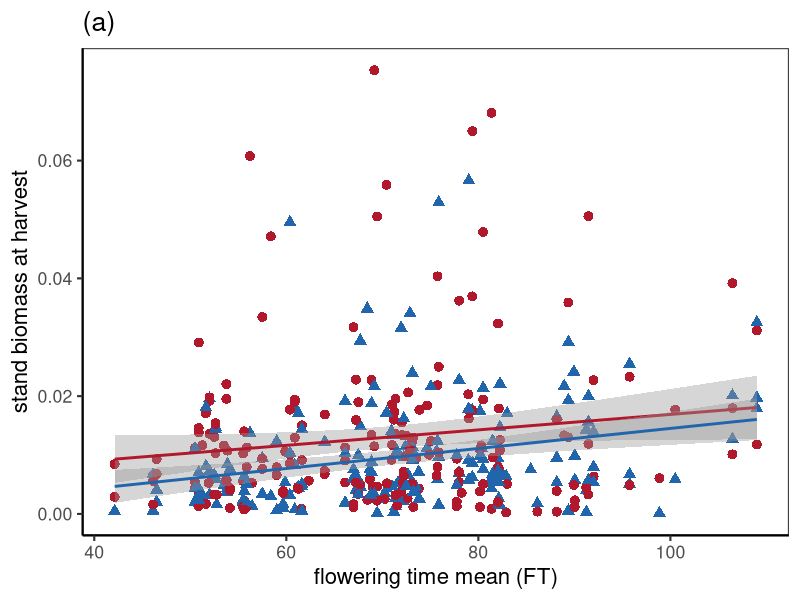
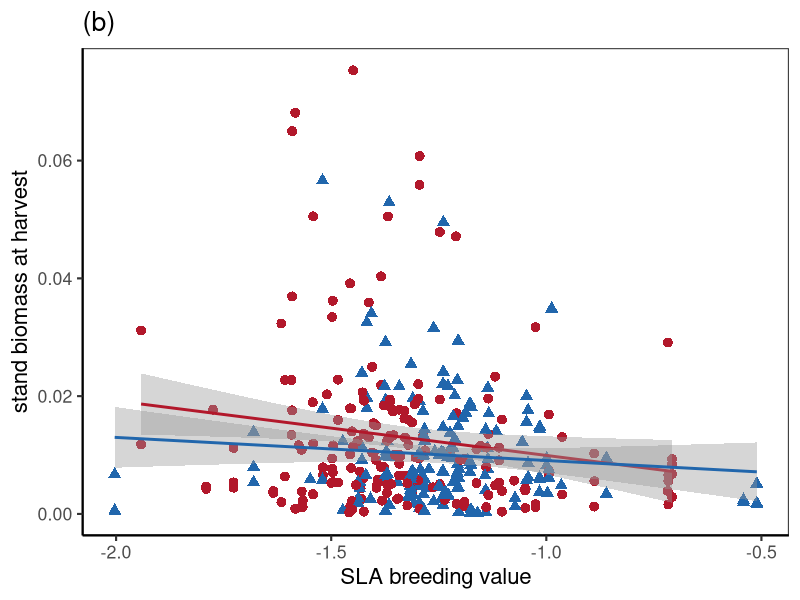

Reproduce these figures in R, in order. (Note: this script raises an error after producing the figures.)
#AtCG biomass (and canopy figures)
#10/24/2018

library(ggplot2)
library(plyr)

#data
# fieldData <- read.csv("FieldDataWithDiversityInfo.csv")
# lineData <- read.csv("chosenLines.csv")
modeldata <- read.delim("modeldata_20190828.txt", na.strings=c(""," ","NA")) #see construction in REML_biomass.R. Made from:
modeldata_m<-modeldata[!is.na(modeldata$FH_Wt),]
summary(modeldata_m)
modeldata_m$perPlantFH_Wt <- modeldata_m$FH_Wt/modeldata_m$MaxPlantNum


names(modeldata_m)[5] <- "Treatment"
modeldata_m$Treatment <- revalue(modeldata_m$Treatment, c("C"="High Resource", "S"="Low Resource"))

#colors
library(RColorBrewer)
jesse <- brewer.pal(9, 'RdBu')[c(1,9)] #this will give low then high colors
# # The palette with grey:
# cbPalette <- c("#999999", "#E69F00", "#56B4E9", "#009E73", "#F0E442", "#0072B2", "#D55E00", "#CC79A7")
# # The palette with black:
# cbbPalette <- c("#000000", "#E69F00", "#56B4E9", "#009E73", "#F0E442", "#0072B2", "#D55E00", "#CC79A7")

# # tmod <- lm(perPlantFH_Wt  ~ trt + trt:divLevel, data = modeldata_m[modeldata_m$MaxPlantNum > 10,] )
# tmp <- c() #divLevel
# tmp3 <- c()#mean_SLAbv
# tmp4 <- c()#FT1001_mean
# 


#####biomass - scatterplots####
# pbiomass_div <- ggplot(modeldata_m,aes(divLevel,perPlantFH_Wt, color=trt))+ #geom_point() + #facet_grid(. ~ Trt)
#   geom_smooth(method=glm, se=TRUE)+ #ylim(0,1)+
#   geom_jitter(aes(shape=trt, color=trt), size=3) +
#   #   coord_cartesian(ylim = c(0, 1.02)) +
#   xlab("plot diversity level")+ylab("per plant biomass at harvest")+ 
#   #   annotate(geom="text", x=-4, y=3.5, label="(a)",fontface="bold", size=5)+
#   theme_bw() +
#   theme(legend.position=c(.9,.9))
#   # ggtitle("(f)")+theme(plot.title = element_text(lineheight=2, face="bold",hjust = 0))
# pbiomass_div

# pPerPlantMass_div <- ggplot(modeldata_m,aes(divLevel,perPlantFH_Wt, color=trt))+geom_point(aes(shape=trt, color=trt), size=3) + #facet_grid(. ~ Trt)
#   geom_smooth(method=glm, se=TRUE)+ #ylim(0,1)+
#   #   coord_cartesian(ylim = c(0, 1.02)) +
#   xlab("plot diversity")+ylab("per plant biomass at harvest")+ 
#   #   annotate(geom="text", x=-4, y=3.5, label="(a)",fontface="bold", size=5)+
#   theme_bw() +
#   theme(legend.position=c(.9,.9))
# # ggtitle("(f)")+theme(plot.title = element_text(lineheight=2, face="bold",hjust = 0))
# pPerPlantMass_div

# pbiomass_kin <- ggplot(biomass,aes(meanKin,FH_Wt, color=trt))+geom_point(aes(shape=trt, color=trt), size=3) + #facet_grid(. ~ Trt)
#   geom_smooth(method=glm, se=TRUE)+ #ylim(0,1)+
#   #   coord_cartesian(ylim = c(0, 1.02)) +
#   xlab("plot mean kinship")+ylab("plot biomass at harvest")+ 
#   #   annotate(geom="text", x=-4, y=3.5, label="(a)",fontface="bold", size=5)+
#   theme_bw() +
#   theme(legend.position="none")
# # ggtitle("(f)")+theme(plot.title = element_text(lineheight=2, face="bold",hjust = 0))
# pbiomass_kin
# 
pbiomass_ft <- ggplot(modeldata_m[modeldata_m$MaxPlantNum > 10,],aes(FT1001_mean,perPlantFH_Wt, color=Treatment))+ 
  geom_point(aes(shape=Treatment, color=Treatment), size=3) + #facet_grid(. ~ Trt)
  geom_smooth(method=glm, se=TRUE)+ #ylim(0,1)+
  scale_colour_manual(values=jesse)+
  # geom_jitter(aes(shape=trt, color=trt), size=3) +
  #   coord_cartesian(ylim = c(0, 1.02)) +
  labs(title = "(a)", x = "flowering time mean (FT)", y = "stand biomass at harvest")+
  #   annotate(geom="text", x=-4, y=3.5, label="(a)",fontface="bold", size=5)+
  theme_bw(base_size = 16) +
  theme(legend.position="none") +  #c(.85,.85)
  theme(panel.grid.major = element_blank(),
        panel.grid.minor = element_blank(), axis.line = element_line(colour = "black"), 
        strip.background = element_blank())
pbiomass_ft

pbiomass_SLA <- ggplot(modeldata_m[modeldata_m$MaxPlantNum > 10,],aes(mean_SLAbv,perPlantFH_Wt, color=Treatment))+ 
  geom_point(aes(shape=Treatment, color=Treatment), size=3) + #facet_grid(. ~ Trt)
  geom_smooth(method=glm, se=TRUE)+ #ylim(0,1)+
  scale_colour_manual(values=jesse)+
  # geom_jitter(aes(shape=trt, color=trt), size=3) +
  #   coord_cartesian(ylim = c(0, 1.02)) +
  labs(title ="(b)" , x="SLA breeding value", y = "stand biomass at harvest")+
  #   annotate(geom="text", x=-4, y=3.5, label="(a)",fontface="bold", size=5)+
  theme_bw(base_size = 16) +
  theme(legend.position="none") +   #c(.85,.85)
  theme(panel.grid.major = element_blank(),
        panel.grid.minor = element_blank(), axis.line = element_line(colour = "black"), 
        strip.background = element_blank())
pbiomass_SLA


####canopy####
pcanopy_div <- ggplot(modeldata_c,aes(divLevel,CanopyArea, color=trt))+geom_point(aes(shape=trt, color=trt), size=3) + #facet_grid(. ~ Trt)
  geom_smooth(method=glm, se=TRUE)+ #ylim(0,1)+
  #   coord_cartesian(ylim = c(0, 1.02)) +
  xlab("plot diversity")+ylab("plot canopy area")+ 
  #   annotate(geom="text", x=-4, y=3.5, label="(a)",fontface="bold", size=5)+
  theme_bw() +
  theme(legend.position="none")
# ggtitle("(f)")+theme(plot.title = element_text(lineheight=2, face="bold",hjust = 0))
pcanopy_div

pPerPlantcanopy_div <- ggplot(modeldata_c,aes(divLevel,perPlantCanopy, color=trt))+geom_point(aes(shape=trt, color=trt), size=3) + #facet_grid(. ~ Trt)
  geom_smooth(method=glm, se=TRUE)+ #ylim(0,1)+
  #   coord_cartesian(ylim = c(0, 1.02)) +
  xlab("plot diversity")+ylab("per plant canopy area")+ 
  #   annotate(geom="text", x=-4, y=3.5, label="(a)",fontface="bold", size=5)+
  theme_bw() +
  theme(legend.position="none")
# ggtitle("(f)")+theme(plot.title = element_text(lineheight=2, face="bold",hjust = 0))
pPerPlantcanopy_div

# pcanopy_kin <- ggplot(canopy,aes(meanKin,CanopyArea, color=trt))+geom_point(aes(shape=trt, color=trt), size=3) + #facet_grid(. ~ Trt)
#   geom_smooth(method=glm, se=TRUE)+ #ylim(0,1)+
#   #   coord_cartesian(ylim = c(0, 1.02)) +
#   xlab("plot mean kinship")+ylab("plot canopy area")+ 
#   #   annotate(geom="text", x=-4, y=3.5, label="(a)",fontface="bold", size=5)+
#   theme_bw() +
# theme(legend.position="none")
# # ggtitle("(f)")+theme(plot.title = element_text(lineheight=2, face="bold",hjust = 0))
# pcanopy_kin
# 
# pcanopy_ft <- ggplot(canopy,aes(FT1001_mean,CanopyArea, color=trt))+geom_point(aes(shape=trt, color=trt), size=3) + #facet_grid(. ~ Trt)
#   geom_smooth(method=glm, se=TRUE)+ #ylim(0,1)+
#   #   coord_cartesian(ylim = c(0, 1.02)) +
#   xlab("FT1001_mean")+ylab("plot canopy area")+ 
#   #   annotate(geom="text", x=-4, y=3.5, label="(a)",fontface="bold", size=5)+
#   theme_bw() +
#   theme(legend.position=c(.9,.9))
# pcanopy_ft

####avg by div level####
# #for plots of div level means
# biomass_mean <- ddply(biomass, .(divLevel, trt), summarize, 
#                divBiomass=mean(FH_Wt,na.rm = TRUE))
# 
# pbiomass.2 <- ggplot(biomass_mean,aes(divLevel,divBiomass,color=trt))+geom_point(aes(shape=trt, color=trt), size=3) + #facet_grid(. ~ Trt)
#   geom_smooth(method=glm, se=TRUE)+ #ylim(0,1)+
#   #   coord_cartesian(ylim = c(0, 1.02)) +
#   xlab("plot diversity")+ylab("biomass")+ 
#   #   annotate(geom="text", x=-4, y=3.5, label="(a)",fontface="bold", size=5)+
#   theme_bw() 
#   # theme(legend.position="none")
#   # ggtitle("(f)")+theme(plot.title = element_text(lineheight=2, face="bold",hjust = 0))
# pbiomass.2
# 
# pbiomass.3 <- ggplot(biomass_mean,aes(trt,divBiomass,color=divLevel, group=divLevel))+
#   # geom_errorbar(aes(ymin=lCL, ymax=uCL),color="black", width=.1, position=position_dodge(0.1))+
#   geom_line()+geom_point(size=3) + #facet_grid(. ~ Trt)
#   # geom_smooth(method=glm, se=TRUE)+ #ylim(0,1)+
#   #   coord_cartesian(ylim = c(0, 1.02)) +
#   xlab("treatment")+ylab("biomass")+ 
#   #   annotate(geom="text", x=-4, y=3.5, label="(a)",fontface="bold", size=5)+
#   theme_bw() 
# # theme(legend.position="none")
# # ggtitle("(f)")+theme(plot.title = element_text(lineheight=2, face="bold",hjust = 0))
# pbiomass.3
# 
# #predicted and kin
# pbiomass_kin_pred <- ggplot(biomass,aes(meanKin,FH_Wt, color=trt))+geom_point(aes(shape=plotType, color=trt), size=3) + #facet_grid(. ~ Trt)
#   geom_smooth(method=glm, se=TRUE)+ #ylim(0,1)+
#   #   coord_cartesian(ylim = c(0, 1.02)) +
#   xlab("plot mean kinship")+ylab("plot biomass at harvest")+ 
#   #   annotate(geom="text", x=-4, y=3.5, label="(a)",fontface="bold", size=5)+
#   theme_bw() 
#   # theme(legend.position="none")
# # ggtitle("(f)")+theme(plot.title = element_text(lineheight=2, face="bold",hjust = 0))
# pbiomass_kin_pred



# ####make multi figs####

pdf("AtCG_biomass_fec.pdf", useDingbats=FALSE,width=18.65, height=6, pointsize = 12)
# png("AtCG_biomass_fec.png",width=1265, height = 400, pointsize = 12)
# svg("KTurnerFig3.svg", width=6.65, height=9, pointsize = 12)
multiplot(pbiomass_ft, pbiomass_SLA,pseedEst_div, cols=3) 
dev.off()

# pdf("AtCG_canopy.pdf", useDingbats=FALSE,width=6.65, height=9, pointsize = 12)
png("AtCG_canopy.png",width=665, height = 400, pointsize = 12)
# svg("KTurnerFig3.svg", width=6.65, height=9, pointsize = 12)
multiplot(pcanopy_div, pcanopy_kin,pcanopy_ft, cols=3) 
dev.off()

# pdf("AtCG_biomass_mean.pdf", useDingbats=FALSE,width=6.65, height=9, pointsize = 12)
png("AtCG_biomass_mean.png",width=665, height = 300, pointsize = 12)
# svg("KTurnerFig3.svg", width=6.65, height=9, pointsize = 12)
multiplot(pbiomass.2, pbiomass.3, pbiomass_kin_pred, cols=3) 
dev.off()


####multiplot func####
multiplot <- function(..., plotlist=NULL, file, cols=1, layout=NULL) {
  require(grid)
  
  # Make a list from the ... arguments and plotlist
  plots <- c(list(...), plotlist)
  
  numPlots = length(plots)
  
  # If layout is NULL, then use 'cols' to determine layout
  if (is.null(layout)) {
    # Make the panel
    # ncol: Number of columns of plots
    # nrow: Number of rows needed, calculated from # of cols
    layout <- matrix(seq(1, cols * ceiling(numPlots/cols)),
                     ncol = cols, nrow = ceiling(numPlots/cols))
  }
  
  if (numPlots==1) {
    print(plots[[1]])
    
  } else {
    # Set up the page
    grid.newpage()
    pushViewport(viewport(layout = grid.layout(nrow(layout), ncol(layout))))
    
    # Make each plot, in the correct location
    for (i in 1:numPlots) {
      # Get the i,j matrix positions of the regions that contain this subplot
      matchidx <- as.data.frame(which(layout == i, arr.ind = TRUE))
      
      print(plots[[i]], vp = viewport(layout.pos.row = matchidx$row,
                                      layout.pos.col = matchidx$col))
    }
  }
}
